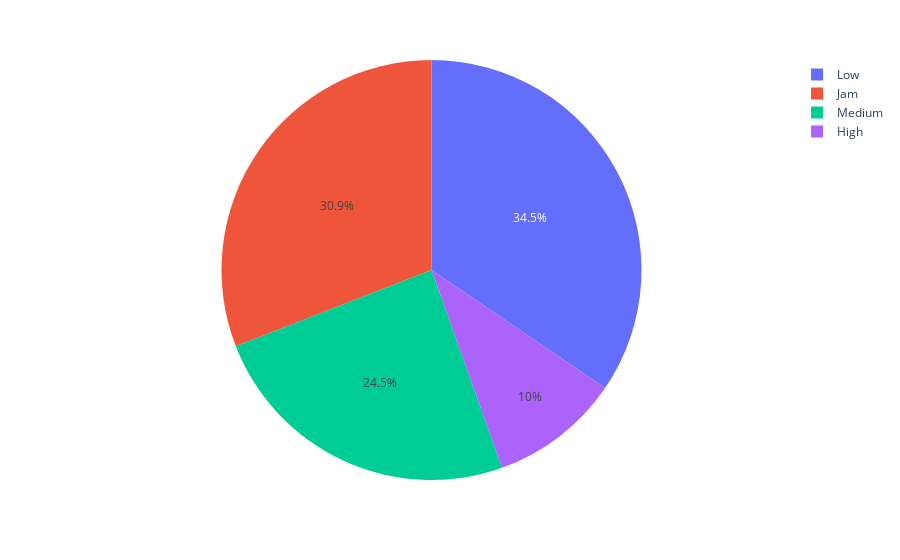

The notebook cell saved with this chart:
### Markdown cell above
3. Distribuição dos pedidos por tipo de tráfego.

### Code cell
df_aux = df1.loc[:,['ID','Road_traffic_density']].groupby('Road_traffic_density').count().reset_index()

df_aux['entregas_perc'] = df_aux['ID'] / df_aux['ID'].sum()

px.pie(df_aux, values='entregas_perc',names='Road_traffic_density')

### Figure 1 — Plotly figure (JSON) as saved in the notebook; plotly's stock layout.template omitted (floating-point values rounded to 4 significant figures)
{"data": [{"domain": {"x": [0, 1], "y": [0, 1]}, "hovertemplate": "Road_traffic_density=%{label}<br>entregas_perc=%{value}<extra></extra>", "labels": ["High", "Jam", "Low", "Medium"], "legendgroup": "", "name": "", "showlegend": true, "type": "pie", "values": [0.1004, 0.3091, 0.3451, 0.2454]}], "layout": {"legend": {"tracegroupgap": 0}, "margin": {"t": 60}}}
